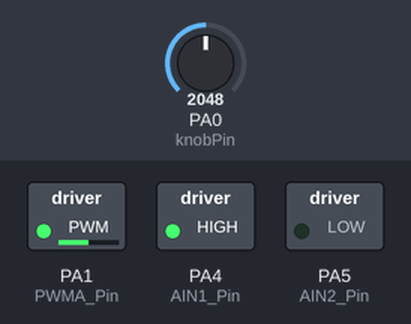
Simulated run of this sketch. Board: STM32 Blue Pill. On the bench: switched loads named in the sketch (green lamp = pin HIGH). The test bench sets the inputs (shaded band); at power-on: PA0 (knobPin) = 2048. What the sketch prints to the serial monitor is not drawn.

Above: at 1.2 s.
1.3 s: PA0 (knobPin) set to 2866
At 2.3 s:
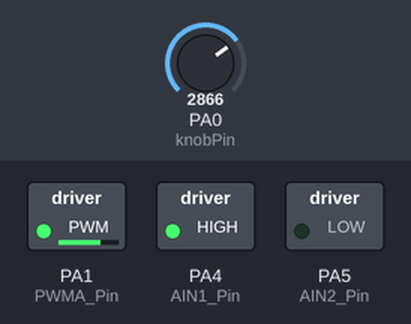
2.8 s: PA0 (knobPin) set to 3603
At 3.9 s:
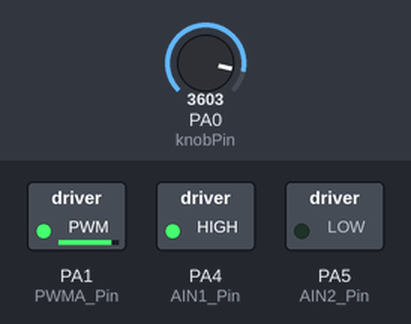
4.3 s: PA0 (knobPin) set to 491
At 5.5 s:
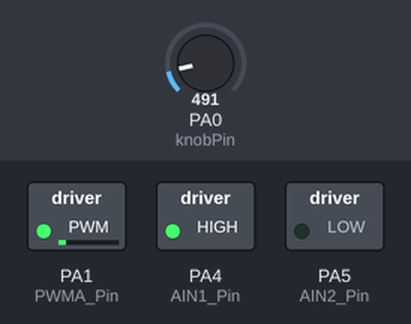
5.8 s: PA0 (knobPin) set to 0
At 6.6 s:
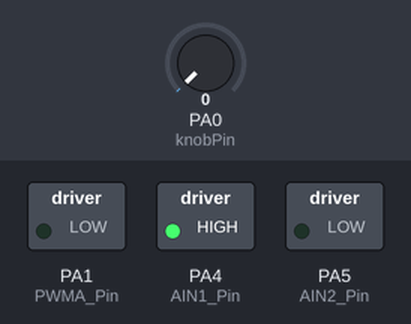
7.3 s: PA0 (knobPin) set to 2047
At 8.2 s:
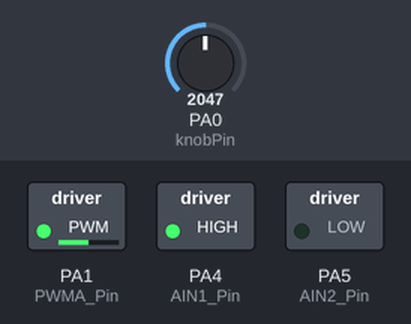
Timing chart, 0 to 9.8 s (numbered marks = the images above; inputs shaded):
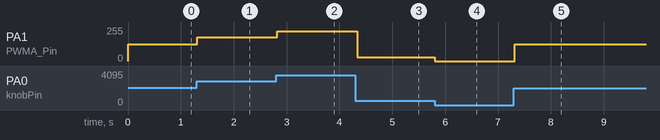

Measured:
- after the input at 1.3 s, PA1 (PWMA_Pin): 127/255 → 178/255 at once
- after the input at 2.8 s, PA1 (PWMA_Pin): 178/255 → 224/255 at once
- after the input at 4.3 s, PA1 (PWMA_Pin): 224/255 → 30/255 at once
- after the input at 5.8 s, PA1 (PWMA_Pin): 30/255 → 0/255 at once
- after the input at 7.3 s, PA1 (PWMA_Pin): 0/255 → 127/255 at once

The sketch:

servo.ino
```cpp
// --- 引脚定义 ---
// 旋钮传感器引脚 (对应 STM32 的 PA0 模拟输入)
const int knobPin = PA0;

// TB6612 控制引脚 (对应 STM32 的 PA1, PA4, PA5)
const int PWMA_Pin = PA1; // PWM 调速引脚
const int AIN1_Pin = PA4; // 方向控制 1
const int AIN2_Pin = PA5; // 方向控制 2

void setup() {
  // 初始化串口，方便在电脑上看数据，波特率 115200
  Serial.begin(115200);

  // 设置引脚模式
  pinMode(knobPin, INPUT_ANALOG); // 旋钮模拟输入
  pinMode(PWMA_Pin, OUTPUT);      // 电机 PWM 输出
  pinMode(AIN1_Pin, OUTPUT);      // 电机方向控制
  pinMode(AIN2_Pin, OUTPUT);      // 电机方向控制

  // 设定初始状态
  digitalWrite(AIN1_Pin, HIGH);   // AIN1 高，AIN2 低 -> 电机正转
  digitalWrite(AIN2_Pin, LOW);
  analogWrite(PWMA_Pin, 0);       // 初始转速为 0
}

void loop() {
  // 1. 读取旋钮的值
  // STM32 的 ADC 是 12 位的，所以取值范围是 0 ~ 4095
  int knobValue = analogRead(knobPin);

  // 2. 将旋钮的值映射到 PWM 的值 (0~255)
  // map() 函数：将 0-4095 等比例缩放到 0-255
  int pwmValue = map(knobValue, 0, 4095, 0, 255);

  // 3. 为了防止电机在旋钮没转到位时发出微弱的“嗡嗡”声，加一个死区
  // 如果 PWM 值非常小（比如小于 20），就当作 0 处理，让电机停转
  if (pwmValue < 20) {
    pwmValue = 0;
  }

  // 4. 将计算后的 PWM 值输出给 TB6612 (控制转速)
  analogWrite(PWMA_Pin, pwmValue);

  // 5. 串口打印调试信息（方便你看到旋钮的读取状态）
  Serial.print("旋钮原始值: ");
  Serial.print(knobValue);
  Serial.print(" | 映射后 PWM 占空比: ");
  Serial.println(pwmValue);

  // 短暂延时，防止串口打印太快导致卡顿
  delay(50);
}
```
